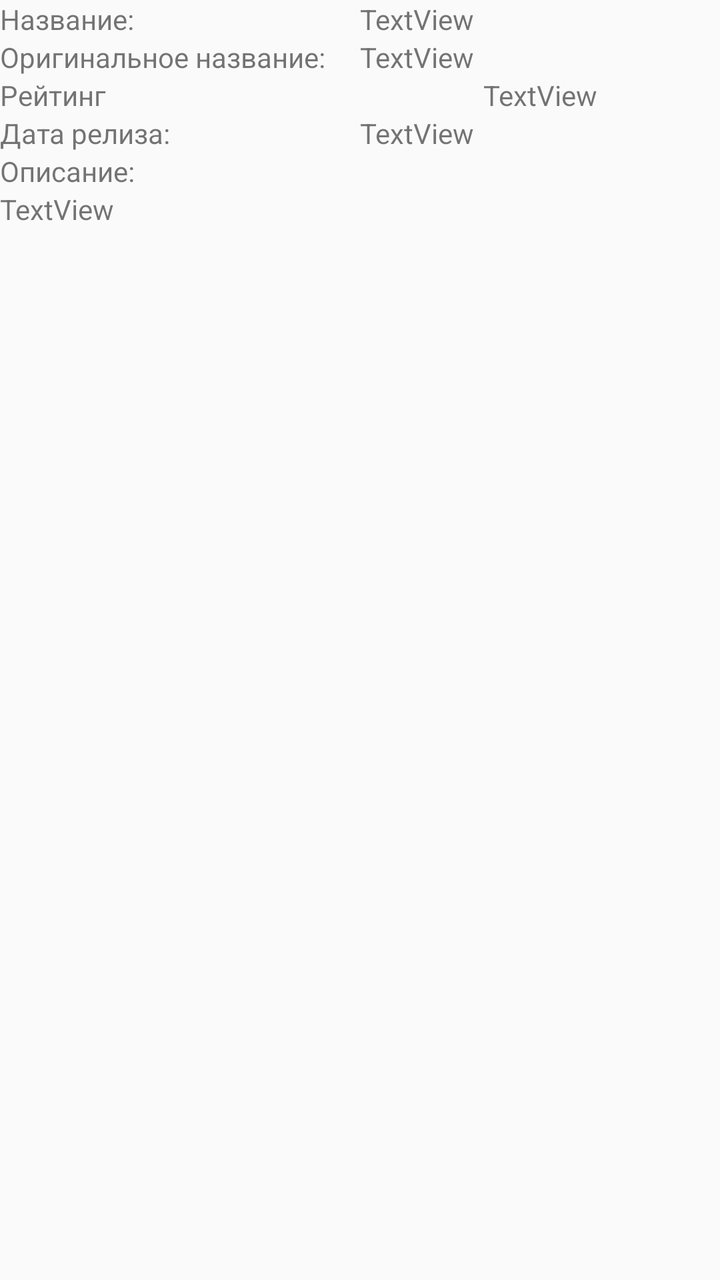
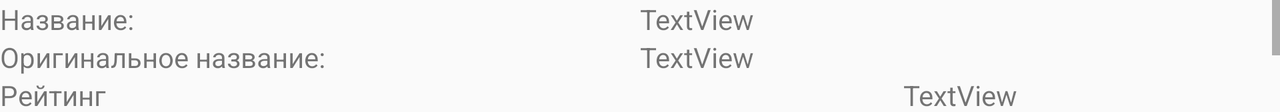

An Android layout and its configuration variant, each rendered on a device that would load it. The default file and the variant file are quoted in full after the pictures.
<!-- AndroidManifest.xml: application theme AppTheme -->
<!-- res/layout/activity_detail.xml -->
<?xml version="1.0" encoding="utf-8"?>
<ScrollView xmlns:android="http://schemas.android.com/apk/res/android"
    xmlns:app="http://schemas.android.com/apk/res-auto"
    xmlns:tools="http://schemas.android.com/tools"
    android:id = "@+id/scrollViewInfo"
    android:layout_width="match_parent"
    android:layout_height="match_parent"
    tools:context=".DetailActivity">

    <androidx.constraintlayout.widget.ConstraintLayout
        android:layout_width="match_parent"
        android:layout_height="wrap_content">

        <ImageView
            android:id="@+id/imageViewBigPoster"
            android:layout_width="0dp"
            android:layout_height="wrap_content"
            android:adjustViewBounds="true"
            app:layout_constraintEnd_toEndOf="parent"
            app:layout_constraintStart_toStartOf="parent"
            app:layout_constraintTop_toTopOf="parent"
            tools:srcCompat="@tools:sample/avatars" />

        <ImageView
            android:id="@+id/imageViewAddToFavourite"
            android:layout_width="@dimen/size_of_star"
            android:layout_height="@dimen/size_of_star"
            app:layout_constraintBottom_toBottomOf="@+id/imageViewBigPoster"
            app:layout_constraintEnd_toEndOf="parent"
            app:layout_constraintTop_toBottomOf="@+id/imageViewBigPoster"
            android:onClick="onClickChangeFavourites"
            tools:srcCompat="@drawable/saved"
            />

            <include
                layout="@layout/movie_info"
                android:id="@+id/movieInfo"
                android:layout_width="0dp"
                android:layout_height="wrap_content"
                app:layout_constraintStart_toStartOf="parent"
                app:layout_constraintEnd_toEndOf="parent"
                app:layout_constraintTop_toBottomOf="@+id/imageViewAddToFavourite"/>



    </androidx.constraintlayout.widget.ConstraintLayout>
</ScrollView>
<!-- res/layout/movie_info.xml (included above) -->
<?xml version="1.0" encoding="utf-8"?>
<androidx.constraintlayout.widget.ConstraintLayout xmlns:android="http://schemas.android.com/apk/res/android"
    android:layout_width="match_parent"
    android:layout_height="match_parent"
    xmlns:app="http://schemas.android.com/apk/res-auto">


    <TextView
        android:id="@+id/textViewLabelTitle"
        android:layout_width="wrap_content"
        android:layout_height="wrap_content"
        android:text="Название:"
        app:layout_constraintStart_toStartOf="parent"
        app:layout_constraintTop_toTopOf="parent" />


    <androidx.constraintlayout.widget.Guideline
        android:id="@+id/guidelineCenter"
        android:layout_width="wrap_content"
        android:layout_height="wrap_content"
        android:orientation="vertical"
        app:layout_constraintGuide_percent="0.5" />

    <TextView
        android:id="@+id/textViewTitle"
        android:layout_width="0dp"
        android:layout_height="wrap_content"
        android:text="TextView"
        app:layout_constraintEnd_toEndOf="parent"
        app:layout_constraintStart_toStartOf="@+id/guidelineCenter"
        app:layout_constraintTop_toTopOf="parent" />

    <TextView
        android:id="@+id/textViewLabelOriginalTitle"
        android:layout_width="wrap_content"
        android:layout_height="wrap_content"
        android:text="Оригинальное название:"
        app:layout_constraintStart_toStartOf="@+id/textViewLabelTitle"
        app:layout_constraintTop_toBottomOf="@+id/textViewTitle" />



    <TextView
        android:id="@+id/textViewOriginalTitle"
        android:layout_width="0dp"
        android:layout_height="wrap_content"
        android:text="TextView"
        app:layout_constraintEnd_toEndOf="parent"
        app:layout_constraintStart_toStartOf="@+id/guidelineCenter"
        app:layout_constraintTop_toBottomOf="@+id/textViewTitle" />




    <TextView
        android:id="@+id/textViewLabelRating"
        android:layout_width="wrap_content"
        android:layout_height="wrap_content"
        android:text="Рейтинг"
        app:layout_constraintStart_toStartOf="parent"
        app:layout_constraintTop_toBottomOf="@+id/textViewOriginalTitle" />



    <TextView
        android:id="@+id/textViewRating"
        android:layout_width="wrap_content"
        android:layout_height="wrap_content"
        android:text="TextView"
        app:layout_constraintEnd_toEndOf="parent"
        app:layout_constraintStart_toStartOf="@+id/guidelineCenter"
        app:layout_constraintTop_toBottomOf="@+id/textViewOriginalTitle" />



    <TextView
        android:id="@+id/textViewLabelReleaseDate"
        android:layout_width="wrap_content"
        android:layout_height="wrap_content"
        android:text="Дата релиза:"
        app:layout_constraintStart_toStartOf="parent"
        app:layout_constraintTop_toBottomOf="@+id/textViewRating" />



    <TextView
        android:id="@+id/textViewReleaseDate"
        android:layout_width="0dp"
        android:layout_height="wrap_content"
        android:text="TextView"
        app:layout_constraintEnd_toEndOf="parent"
        app:layout_constraintStart_toStartOf="@+id/guidelineCenter"
        app:layout_constraintTop_toBottomOf="@+id/textViewRating" />


    <TextView
        android:id="@+id/textViewLabelDescription"
        android:layout_width="wrap_content"
        android:layout_height="wrap_content"
        android:text="Описание:"
        app:layout_constraintStart_toStartOf="parent"
        app:layout_constraintTop_toBottomOf="@+id/textViewReleaseDate" />


    <TextView
        android:id="@+id/textViewOverview"
        android:layout_width="wrap_content"
        android:layout_height="wrap_content"
        android:text="TextView"
        app:layout_constraintStart_toStartOf="parent"
        app:layout_constraintTop_toBottomOf="@+id/textViewLabelDescription" />


    <androidx.recyclerview.widget.RecyclerView
        android:id="@+id/recyclerViewTrailers"
        android:layout_width="0dp"
        android:layout_height="wrap_content"
        app:layout_constraintTop_toBottomOf="@+id/textViewOverview"
        app:layout_constraintEnd_toEndOf="parent"
        app:layout_constraintHorizontal_bias="0.0"

        app:layout_constraintStart_toStartOf="parent" />

    <androidx.recyclerview.widget.RecyclerView
        android:id="@+id/recyclerViewReviews"
        android:layout_width="0dp"
        android:layout_height="wrap_content"
        app:layout_constraintTop_toBottomOf="@+id/recyclerViewTrailers"
        app:layout_constraintEnd_toEndOf="parent"
        app:layout_constraintStart_toStartOf="parent"

        />


</androidx.constraintlayout.widget.ConstraintLayout>
<!-- resources referenced by this layout -->
<resources>
  <style name="AppTheme" parent="Theme.AppCompat.Light.DarkActionBar">
          
          <item name="colorPrimary">#000000</item>
          <item name="colorPrimaryDark">#000000</item>
          <item name="colorAccent">#FF4081</item>
      </style>
</resources>
<!-- res/layout-land/activity_detail.xml (the repository's variant of the layout above) -->
<!-- drawn on the phone turned sideways -->
<?xml version="1.0" encoding="utf-8"?>
 <androidx.constraintlayout.widget.ConstraintLayout
        xmlns:android="http://schemas.android.com/apk/res/android"
        xmlns:app="http://schemas.android.com/apk/res-auto"
        xmlns:tools="http://schemas.android.com/tools"
        tools:context=".DetailActivity"
        android:layout_width="match_parent"
        android:layout_height="wrap_content">

        <ImageView
            android:id="@+id/imageViewBigPoster"
            android:layout_width="wrap_content"
            android:layout_height="0dp"
            android:adjustViewBounds="true"
            app:layout_constraintStart_toStartOf="parent"
            app:layout_constraintTop_toTopOf="parent"
            app:layout_constraintBottom_toBottomOf="parent"
            tools:srcCompat="@tools:sample/avatars" />

        <ImageView
            android:id="@+id/imageViewAddToFavourite"
            android:layout_width="40dp"
            android:layout_height="40dp"
            android:layout_marginEnd="16dp"
            android:layout_marginTop="16dp"
            app:layout_constraintEnd_toEndOf="@+id/imageViewBigPoster"
            app:layout_constraintTop_toTopOf="@+id/imageViewBigPoster"
            android:onClick="onClickChangeFavourites"
            tools:srcCompat="@drawable/saved"
            />

            <ScrollView
                android:id = "@+id/scrollViewInfo"
                android:layout_width="0dp"
                android:layout_height="0dp"
                app:layout_constraintBottom_toBottomOf="parent"
                app:layout_constraintTop_toTopOf="parent"
                app:layout_constraintEnd_toEndOf="parent"
                app:layout_constraintStart_toEndOf="@+id/imageViewBigPoster"
                >

                <include
                    layout="@layout/movie_info"
                    android:id="@+id/movieInfo"
                    android:layout_width="match_parent"
                    android:layout_height="wrap_content"
                   />

            </ScrollView>





    </androidx.constraintlayout.widget.ConstraintLayout>
